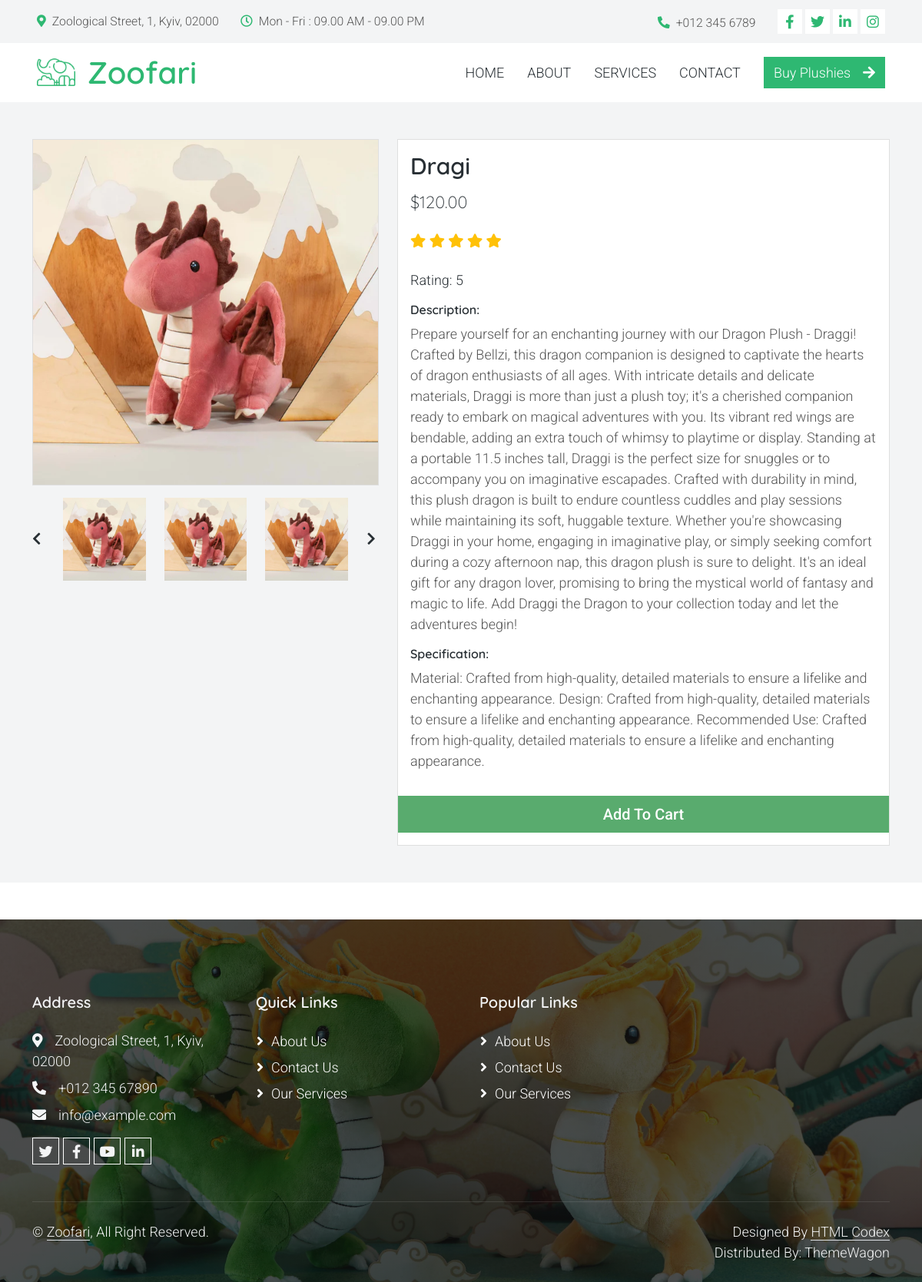
The page /shop_single/5/ on the database its author committed.
### online_shop/mvc/models/models.py (models this page shows, shortened)
class Product(models.Model):
    name = models.CharField(max_length=100)
    description = models.TextField()
    price = models.DecimalField(max_digits=10, decimal_places=2)
    image = models.ImageField(upload_to='products/')
    rating = models.IntegerField(default=0)# Нове поле для рейтингу
    specifications = models.TextField(blank=True)  # Нове поле для специфікацій

### online_shop/mvc/views/views.py (the view)
# urls.py: path('shop_single/<int:product_id>/', shop_single, name='shop_single'),
def shop_single(request, product_id):
    product = get_object_or_404(Product, id=product_id)
    context = {
        'product': product,  # Correcting the variable name here
    }
    return render(request, 'shop_single/shop_single.html', context)

### online_shop/mvc/templates/shop_single/shop_single.html (shortened to what this page needs)
{% extends "base.html" %}
{% load static %}
{% block content %}
    <section class="bg-light">
        <div class="container pb-5">
            <div class="row">
                <div class="col-lg-5 mt-5">
                    <div class="card mb-3">
                        <img class="card-img img-fluid" src="{{ product.image.url }}" alt="{{ product.name }}" id="product-detail">
                    </div>
                    <div class="row">
                        <div class="col-1 align-self-center">
                            <a href="#multi-item-example" role="button" data-bs-slide="prev">
                                <i class="text-dark fas fa-chevron-left"></i>
                            </a>
                        </div>
                        <div id="multi-item-example" class="col-10 carousel slide carousel-multi-item" data-bs-ride="carousel">
                            <div class="carousel-inner product-links-wap" role="listbox">
                                <div class="carousel-item active">
                                    <div class="row">
                                        <div class="col-4">
                                            <a href="#">
                                                <img class="card-img img-fluid" src="{{ product.image.url }}" alt="{{ product.name }}">
                                            </a>
                                        </div>
                                        <div class="col-4">
                                            <a href="#">
                                                <img class="card-img img-fluid" src="{{ product.image.url }}" alt="{{ product.name }}">
                                            </a>
                                        </div>
                                        <div class="col-4">
                                            <a href="#">
                                                <img class="card-img img-fluid" src="{{ product.image.url }}" alt="{{ product.name }}">
                                            </a>
                                        </div>
                                    </div>
                                </div>
                            </div>
                        </div>
                        <div class="col-1 align-self-center">
                            <a href="#multi-item-example" role="button" data-bs-slide="next">
                                <i class="text-dark fas fa-chevron-right"></i>
                            </a>
                        </div>
                    </div>
                </div>
                <div class="col-lg-7 mt-5">
                    <div class="card">
                        <div class="card-body">
                            <h1 class="h2">{{product.name}}</h1>
                            <p class="h3 py-2">${{product.price}}</p>
                            <p class="py-2">
                                {% for _ in "x"|rjust:product.rating %}
                                    <i class="fa fa-star text-warning"></i>
                                {% endfor %}
                                <p><span class="list-inline-item text-dark">Rating: {{product.rating}}</span></p>
                            </p>
                            <h6>Description:</h6>
                            <p>
                                {{product.description}}
                            <h6>Specification:</h6>
                            <p>{{product.specifications}}</p>
                                </div>
                                <div class="row pb-3">
                                    <div class="col d-grid">
                                        <button type="button" class="btn btn-success btn-lg" onclick="window.location.href='{% url 'add_cart' product.id %}'">Add To Cart</button>
                                    </div>
                                </div>
                        </div>
                    </div>
                </div>
            </div>
    </section>
{%endblock%}

### static/assets/css/templatemo.css (style rules this page uses)
body, ul, li, p, a, label, input, div { font-family: 'Roboto', sans-serif; font-size: 18px !important; font-weight: 300 !important; }
.h2 { font-family: 'Roboto', sans-serif; font-size: 30px !important; font-weight: 300; }
.h3 { font-family: 'Roboto', sans-serif; font-size: 22px !important; }
.text-warning { color: #ede861 !important; }
.bg-light { background-color: #e9eef5 !important; }
.btn-success { background-color: #59ab6e !important; border-color: #56ae6c !important; }

### static/css/style.css (style rules this page uses)
:root { --primary: #2EB872; --light: #F3F4F5; --dark: #282F34; }
.btn { font-weight: 500; transition: .5s; }

### rows shown on the page
Product: image (picture), name "Dragi", price "120.00", rating "5", description "Prepare yourself for an enchanting journey with our Dragon Plush - Draggi! Crafted by Bellzi, this dragon companion is designed to captivate the hearts of dragon enthusiasts of all ages. With intricate details and delicate materials, Draggi is more than just a plush toy; it's a cherished companion ready to embark on magical adventures with you. Its vibrant red wings are bendable, adding an extra touch of whimsy to playtime or display. Standing at a portable 11.5 inches tall, Draggi is the perfect size for snuggles or to accompany you on imaginative escapades. Crafted with durability in mind, this plush dragon is built to endure countless cuddles and play sessions while maintaining its soft,…", specifications "Material: Crafted from high-quality, detailed materials to ensure a lifelike and enchanting appearance. Design: Crafted from high-quality, detailed materials to ensure a lifelike and enchanting appearance. Recommended Use: Crafted from high-quality, detailed materials to ensure a lifelike and enchanting appearance."
